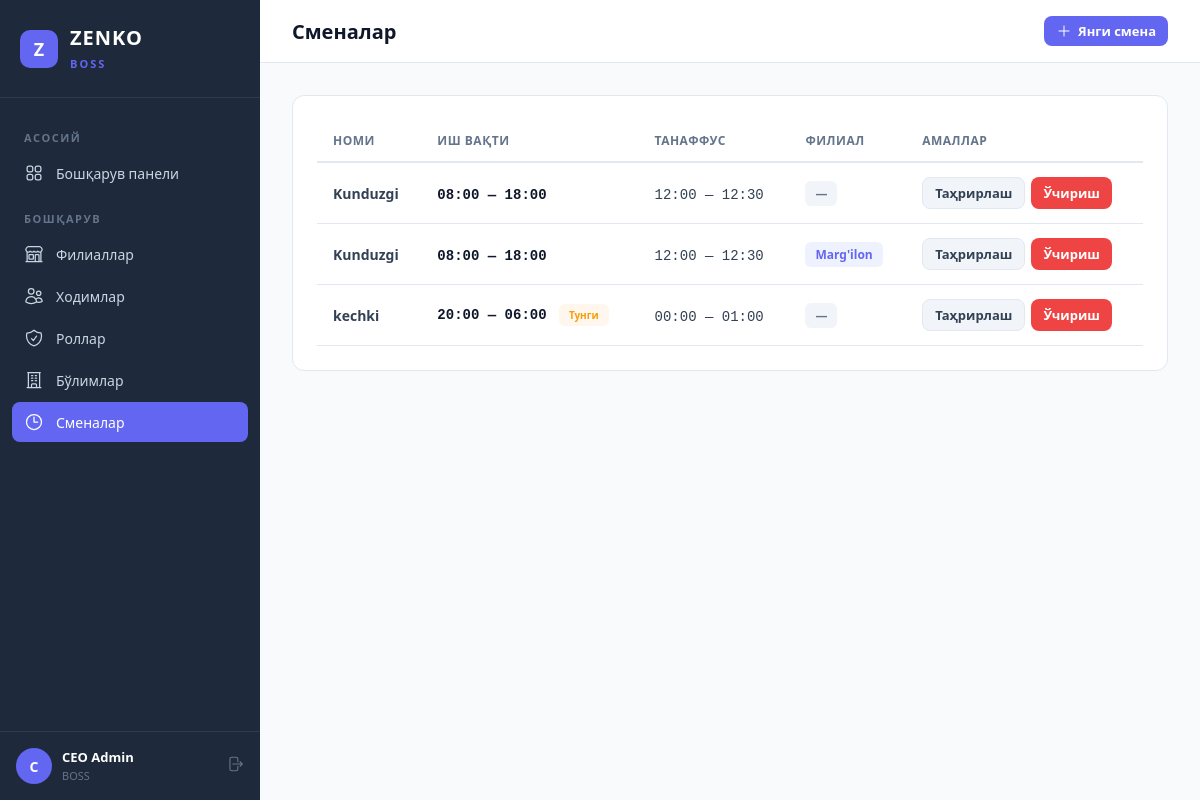
The app's page /boss/shifts/ (signed in) with its own data.
### apps/users/models.py (models this page shows, shortened)
class User(AbstractUser):
    first_name = None
    last_name = None
    email = None
    name = models.CharField('Ism', max_length=150)
    phone = models.CharField('Telefon raqam', max_length=20, blank=True)
    role = models.ForeignKey(
        Role,
        verbose_name='Rol',
        on_delete=models.SET_NULL,
        related_name='users',
        null=True,
        blank=True,
    )
    department = models.ForeignKey(
        Department,
        verbose_name='Bo\'lim',
        on_delete=models.SET_NULL,
        related_name='users',
        null=True,
        blank=True,
    )
    shift = models.ForeignKey(
        Shift,
        verbose_name='Smena',
        on_delete=models.SET_NULL,
        related_name='users',
        null=True,
        blank=True,
    )
    branch = models.ForeignKey(
        Branch,
        verbose_name='Filial',
        on_delete=models.PROTECT,
        related_name='users',
        null=True,
        blank=True,
    )
    REQUIRED_FIELDS = ['name']
    class Meta:
        verbose_name = 'Hodim'
        verbose_name_plural = 'Hodimlar'
        ordering = ['-date_joined']

class Shift(models.Model):
    name = models.CharField('Nomi', max_length=100)
    start_time = models.TimeField('Boshlanish vaqti')
    end_time = models.TimeField('Tugash vaqti')
    break_start = models.TimeField('Tanaffus boshlanishi', null=True, blank=True)
    break_end = models.TimeField('Tanaffus tugashi', null=True, blank=True)
    description = models.TextField('Tavsif', blank=True)
    branch = models.ForeignKey(
        Branch,
        verbose_name='Filial',
        on_delete=models.PROTECT,
        related_name='shifts',
        null=True,
        blank=True,
    )
    created_at = models.DateTimeField(auto_now_add=True)
    class Meta:
        verbose_name = 'Smena'
        verbose_name_plural = 'Smenalar'
        ordering = ['start_time']
        unique_together = ['name', 'branch']

class Branch(models.Model):
    name = models.CharField('Nomi', max_length=200, unique=True)
    address = models.CharField('Manzil', max_length=300, blank=True)
    phone = models.CharField('Telefon', max_length=20, blank=True)
    is_active = models.BooleanField('Faol', default=True)
    created_at = models.DateTimeField(auto_now_add=True)
    class Meta:
        verbose_name = 'Filial'
        verbose_name_plural = 'Filiallar'
        ordering = ['name']

### apps/boss/views.py (the view)
# urls.py: path('shifts/', views.ShiftListView.as_view(), name='shift_list'),
class ShiftListView(BOSSRequiredMixin, ListView):
    model = Shift
    template_name = 'boss/shift_list.html'
    context_object_name = 'shifts'
    queryset = Shift.objects.select_related('branch')
    def get_context_data(self, **kwargs):
        ctx = super().get_context_data(**kwargs)
        ctx['active_nav'] = 'shifts'
        return ctx

### apps/boss/views.py (called while the page is built)
    def dispatch(self, request, *args, **kwargs):
        if not request.user.is_authenticated:
            return self.handle_no_permission()
        if not (request.user.role and request.user.role.name == 'BOSS'):
            if not request.user.is_superuser:
                messages.error(request, 'Sizda bu sahifaga kirish huquqi yo\'q.')
                return redirect('login')
        return super().dispatch(request, *args, **kwargs)

### apps/boss/templates/boss/shift_list.html (shortened to what this page needs)
{% extends "boss/base.html" %}
{% block page_title %}Сменалар{% endblock %}
{% block topbar_actions %}
<a href="{% url 'boss:shift_create' %}" class="btn btn-primary btn-sm">
    <svg xmlns="http://www.w3.org/2000/svg" fill="none" viewBox="0 0 24 24" stroke-width="1.5" stroke="currentColor"><path stroke-linecap="round" stroke-linejoin="round" d="M12 4.5v15m7.5-7.5h-15"/></svg>
    Янги смена
</a>
{% endblock %}
{% block content %}
<div class="card">
    {% if shifts %}
    <div class="table-wrapper">
        <table>
            <thead>
                <tr>
                    <th>Номи</th>
                    <th>Иш вақти</th>
                    <th>Танаффус</th>
                    <th>Филиал</th>
                    <th>Амаллар</th>
                </tr>
            </thead>
            <tbody>
                {% for s in shifts %}
                <tr>
                    <td><strong>{{ s.name }}</strong></td>
                    <td>
                        <span style="font-family:monospace;font-weight:600;color:var(--black);">
                            {{ s.start_time|time:"H:i" }} — {{ s.end_time|time:"H:i" }}
                        </span>
                        {% if s.end_time < s.start_time %}
                        <span class="badge badge-orange" style="font-size:10px;margin-left:4px;">Тунги</span>
                        {% endif %}
                    </td>
                    <td>
                        {% if s.break_start and s.break_end %}
                        <span style="font-family:monospace;">{{ s.break_start|time:"H:i" }} — {{ s.break_end|time:"H:i" }}</span>
                        {% else %}—{% endif %}
                    </td>
                    <td>
                        {% if s.branch %}
                        <span class="badge badge-purple">{{ s.branch.name }}</span>
                        {% else %}
                        <span class="badge badge-gray">—</span>
                        {% endif %}
                    </td>
                    <td>
                        <div class="actions-cell">
                            <a href="{% url 'boss:shift_update' s.pk %}" class="btn btn-sm btn-secondary">Таҳрирлаш</a>
                            <a href="{% url 'boss:shift_delete' s.pk %}" class="btn btn-sm btn-danger">Ўчириш</a>
                        </div>
                    </td>
                </tr>
                {% endfor %}
            </tbody>
        </table>
    </div>
    {% else %}
    <div class="empty-state">
        <p>Ҳали сменалар қўшилмаган</p>
        <a href="{% url 'boss:shift_create' %}" class="btn btn-primary">Смена қўшиш</a>
    </div>
    {% endif %}
</div>
{% endblock %}

### apps/boss/templates/boss/base.html (shortened to what this page needs)
{% load static %}
<!DOCTYPE html>
<html lang="uz">
<head>
</head>
<body>
    <aside class="sidebar" id="sidebar">
        <div class="sidebar-brand">
            <div class="logo">Z</div>
            <div>
                <span>ZENKO</span><br>
                <small>BOSS</small>
            </div>
        </div>
        <nav class="sidebar-nav">
            <div class="nav-label">Асосий</div>
            <a href="{% url 'boss:dashboard' %}" class="nav-link {% if active_nav == 'dashboard' %}active{% endif %}">
                Бошқарув панели
            </a>
            <div class="nav-label">Бошқарув</div>
            <a href="{% url 'boss:branch_list' %}" class="nav-link {% if active_nav == 'branches' %}active{% endif %}">
                Филиаллар
            </a>
            <a href="{% url 'boss:user_list' %}" class="nav-link {% if active_nav == 'users' %}active{% endif %}">
                Ходимлар
            </a>
            <a href="{% url 'boss:role_list' %}" class="nav-link {% if active_nav == 'roles' %}active{% endif %}">
                Роллар
            </a>
            <a href="{% url 'boss:department_list' %}" class="nav-link {% if active_nav == 'departments' %}active{% endif %}">
                Бўлимлар
            </a>
            <a href="{% url 'boss:shift_list' %}" class="nav-link {% if active_nav == 'shifts' %}active{% endif %}">
                <svg xmlns="http://www.w3.org/2000/svg" fill="none" viewBox="0 0 24 24" stroke-width="1.5" stroke="currentColor"><path stroke-linecap="round" stroke-linejoin="round" d="M12 6v6h4.5m4.5 0a9 9 0 1 1-18 0 9 9 0 0 1 18 0Z"/></svg>
                Сменалар
            </a>
        </nav>
        <div class="sidebar-footer">
            <div class="sidebar-user">
                <div class="avatar">{{ request.user.name|make_list|first|default:"B" }}</div>
                <div class="info">
                    <strong>{{ request.user.name }}</strong>
                    <small>BOSS</small>
                </div>
                <a href="{% url 'logout' %}" class="btn-logout" title="Чиқиш">
                </a>
            </div>
        </div>
    </aside>
    <div class="main">
        <header class="topbar">
            <div style="display:flex;align-items:center;gap:12px;">
                <h1>{% block page_title %}Бошқарув панели{% endblock %}</h1>
            </div>
            <div class="topbar-actions">
                {% block topbar_actions %}{% endblock %}
            </div>
        </header>
        <div class="content">
            {% block content %}{% endblock %}
        </div>
    </div>
</body>
</html>

### apps/boss/templates/boss/base.html (style rules this page uses)
:root { --primary: #6366F1; --primary-hover: #4F46E5; --primary-light: #EEF2FF; --black: #0F172A; --dark: #1E293B; --gray-50: #F8FAFC; --gray-100: #F1F5F9; --gray-200: #E2E8F0; --gray-300: #CBD5E1; --gray-500: #64748B; --gray-700: #334155; --white: #FFFFFF; --red: #EF4444; --green: #22C55E; --orange: #F59E0B; --sidebar-w: 260px; }
* { margin: 0; padding: 0; box-sizing: border-box; }
body { font-family: 'Segoe UI', system-ui, -apple-system, sans-serif; background: var(--gray-50); color: var(--black); min-height: 100vh; }
.sidebar { position: fixed; top: 0; left: 0; width: var(--sidebar-w); height: 100vh; background: var(--dark); display: flex; flex-direction: column; z-index: 100; transition: transform .3s; }
.sidebar-brand { padding: 24px 20px; border-bottom: 1px solid rgba(255,255,255,.08); display: flex; align-items: center; gap: 12px; }
.sidebar-brand .logo { width: 38px; height: 38px; background: var(--primary); border-radius: 10px; display: flex; align-items: center; justify-content: center; font-weight: 800; color: var(--white); font-size: 18px; }
.sidebar-brand span { color: var(--white); font-size: 20px; font-weight: 700; letter-spacing: 1px; }
.sidebar-brand small { color: var(--primary); font-size: 11px; font-weight: 600; text-transform: uppercase; letter-spacing: 2px; }
.sidebar-nav { flex: 1; padding: 16px 12px; overflow-y: auto; }
.nav-label { color: var(--gray-500); font-size: 11px; font-weight: 600; text-transform: uppercase; letter-spacing: 1.5px; padding: 16px 12px 8px; }
.nav-link { display: flex; align-items: center; gap: 12px; padding: 10px 12px; color: var(--gray-300); text-decoration: none; border-radius: 8px; font-size: 14px; font-weight: 500; transition: all .2s; margin-bottom: 2px; }
.nav-link.active { background: var(--primary); color: var(--white); }
.nav-link svg { width: 20px; height: 20px; flex-shrink: 0; }
.sidebar-footer { padding: 16px; border-top: 1px solid rgba(255,255,255,.08); }
.sidebar-user { display: flex; align-items: center; gap: 10px; color: var(--gray-300); font-size: 13px; }
.sidebar-user .avatar { width: 36px; height: 36px; background: var(--primary); border-radius: 50%; display: flex; align-items: center; justify-content: center; font-weight: 700; color: var(--white); font-size: 14px; }
.sidebar-user .info { flex: 1; }
.sidebar-user .info strong { display: block; color: var(--white); font-size: 13px; }
.sidebar-user .info small { color: var(--gray-500); font-size: 11px; }
.btn-logout { color: var(--gray-500); text-decoration: none; font-size: 13px; transition: color .2s; }
.main { margin-left: var(--sidebar-w); min-height: 100vh; }
.topbar { background: var(--white); border-bottom: 1px solid var(--gray-200); padding: 16px 32px; display: flex; align-items: center; justify-content: space-between; position: sticky; top: 0; z-index: 50; }
.topbar h1 { font-size: 20px; font-weight: 700; color: var(--black); }
.topbar-actions { display: flex; align-items: center; gap: 12px; }
.content { padding: 32px; }
.card { background: var(--white); border-radius: 12px; border: 1px solid var(--gray-200); padding: 24px; margin-bottom: 24px; }
.table-wrapper { overflow-x: auto; }
table { width: 100%; border-collapse: collapse; font-size: 14px; }
table th { text-align: left; padding: 12px 16px; font-weight: 600; color: var(--gray-500); font-size: 12px; text-transform: uppercase; letter-spacing: .5px; border-bottom: 2px solid var(--gray-200); }
table td { padding: 14px 16px; border-bottom: 1px solid var(--gray-200); color: var(--gray-700); }
.btn { display: inline-flex; align-items: center; gap: 6px; padding: 9px 18px; border-radius: 8px; font-size: 14px; font-weight: 600; text-decoration: none; border: none; cursor: pointer; transition: all .2s; }
.btn svg { width: 16px; height: 16px; }
.btn-primary { background: var(--primary); color: var(--white); }
.btn-secondary { background: var(--gray-100); color: var(--gray-700); border: 1px solid var(--gray-200); }
.btn-danger { background: var(--red); color: var(--white); }
.btn-sm { padding: 6px 12px; font-size: 13px; }
.actions-cell { display: flex; gap: 6px; }
.badge { display: inline-block; padding: 4px 10px; border-radius: 6px; font-size: 12px; font-weight: 600; }
.badge-purple { background: var(--primary-light); color: var(--primary); }
.badge-gray { background: var(--gray-100); color: var(--gray-500); }
.badge-orange { background: #FFF7ED; color: var(--orange); }

### records on screen
User: user.name|make_list "C", user.name "CEO Admin"
Shift: name "Kunduzgi", start_time "08:00", end_time "18:00", break_start "12:00", break_end "12:30"
Shift: name "Kunduzgi", start_time "08:00", end_time "18:00", break_start "12:00", break_end "12:30", branch.name "Marg'ilon"
Shift: name "kechki", start_time "20:00", end_time "06:00", shows "Тунги", break_start "00:00", break_end "01:00"
